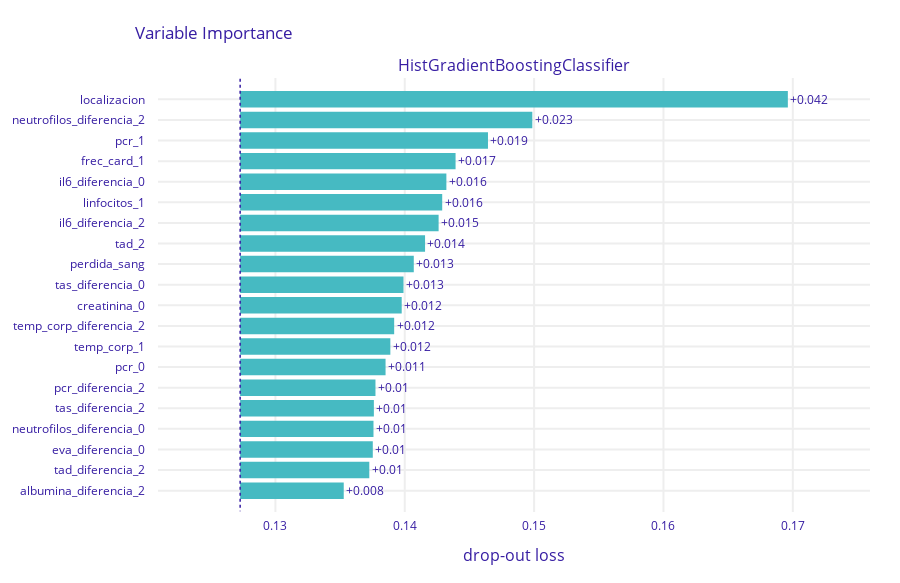

Notebook code cell kept with this figure:
### Code cell
import dalex as dx

exp = dx.Explainer(modelo_hgb, X, y)
vi = exp.model_parts()
vi.plot(max_vars=20)
#select the 10 most important variables from the explainer
imps = vi.result['variable'][-20:-1].tolist()

### Figure 1 — Plotly figure (JSON) as saved in the notebook; plotly's stock layout.template omitted (floating-point values rounded to 4 significant figures)
{"data": [{"base": 0.1273, "hoverinfo": "text", "hoverlabel": {"bgcolor": "rgba(0,0,0,0.8)"}, "hovertext": ["Model: HistGradientBoostingClassifier loss after<br>variable: localizacion is permuted: 0.17<br>Drop-out loss change: +0.042", "Model: HistGradientBoostingClassifier loss after<br>variable: neutrofilos_diferencia_2 is permuted: 0.15<br>Drop-out loss change: +0.023", "Model: HistGradientBoostingClassifier loss after<br>variable: pcr_1 is permuted: 0.146<br>Drop-out loss change: +0.019", "Model: HistGradientBoostingClassifier loss after<br>variable: frec_card_1 is permuted: 0.144<br>Drop-out loss change: +0.017", "Model: HistGradientBoostingClassifier loss after<br>variable: il6_diferencia_0 is permuted: 0.143<br>Drop-out loss change: +0.016", "Model: HistGradientBoostingClassifier loss after<br>variable: linfocitos_1 is permuted: 0.143<br>Drop-out loss change: +0.016", "Model: HistGradientBoostingClassifier loss after<br>variable: il6_diferencia_2 is permuted: 0.143<br>Drop-out loss change: +0.015", "Model: HistGradientBoostingClassifier loss after<br>variable: tad_2 is permuted: 0.142<br>Drop-out loss change: +0.014", "Model: HistGradientBoostingClassifier loss after<br>variable: perdida_sang is permuted: 0.141<br>Drop-out loss change: +0.013", "Model: HistGradientBoostingClassifier loss after<br>variable: tas_diferencia_0 is permuted: 0.14<br>Drop-out loss change: +0.013", "Model: HistGradientBoostingClassifier loss after<br>variable: creatinina_0 is permuted: 0.14<br>Drop-out loss change: +0.012", "Model: HistGradientBoostingClassifier loss after<br>variable: temp_corp_diferencia_2 is permuted: 0.139<br>Drop-out loss change: +0.012", "Model: HistGradientBoostingClassifier loss after<br>variable: temp_corp_1 is permuted: 0.139<br>Drop-out loss change: +0.012", "Model: HistGradientBoostingClassifier loss after<br>variable: pcr_0 is permuted: 0.139<br>Drop-out loss change: +0.011", "Model: HistGradientBoostingClassifier loss after<br>variable: pcr_diferencia_2 is permuted: 0.138<br>Drop-out loss change: +0.01", "Model: HistGradientBoostingClassifier loss after<br>variable: tas_diferencia_2 is permuted: 0.138<br>Drop-out loss change: +0.01", "Model: HistGradientBoostingClassifier loss after<br>variable: neutrofilos_diferencia_0 is permuted: 0.138<br>Drop-out loss change: +0.01", "Model: HistGradientBoostingClassifier loss after<br>variable: eva_diferencia_0 is permuted: 0.138<br>Drop-out loss change: +0.01", "Model: HistGradientBoostingClassifier loss after<br>variable: tad_diferencia_2 is permuted: 0.137<br>Drop-out loss change: +0.01", "Model: HistGradientBoostingClassifier loss after<br>variable: albumina_diferencia_2 is permuted: 0.135<br>Drop-out loss change: +0.008"], "marker": {"color": "#46bac2"}, "orientation": "h", "showlegend": false, "text": ["+0.042", "+0.023", "+0.019", "+0.017", "+0.016", "+0.016", "+0.015", "+0.014", "+0.013", "+0.013", "+0.012", "+0.012", "+0.012", "+0.011", "+0.01", "+0.01", "+0.01", "+0.01", "+0.01", "+0.008"], "textposition": "outside", "type": "bar", "x": [0.04234, 0.02259, 0.01916, 0.01666, 0.01594, 0.01562, 0.01534, 0.0143, 0.01342, 0.01263, 0.01249, 0.01191, 0.01161, 0.01124, 0.01046, 0.01034, 0.01031, 0.01025, 0.009985, 0.008009], "xaxis": "x", "y": ["localizacion", "neutrofilos_diferencia_2", "pcr_1", "frec_card_1", "il6_diferencia_0", "linfocitos_1", "il6_diferencia_2", "tad_2", "perdida_sang", "tas_diferencia_0", "creatinina_0", "temp_corp_diferencia_2", "temp_corp_1", "pcr_0", "pcr_diferencia_2", "tas_diferencia_2", "neutrofilos_diferencia_0", "eva_diferencia_0", "tad_diferencia_2", "albumina_diferencia_2"], "yaxis": "y"}], "layout": {"annotations": [{"font": {"size": 16}, "showarrow": false, "text": "HistGradientBoostingClassifier", "x": 0.5, "xanchor": "center", "xref": "paper", "y": 1, "yanchor": "bottom", "yref": "paper"}, {"font": {"size": 16}, "showarrow": false, "text": "drop-out loss", "x": 0.5, "xanchor": "center", "xref": "paper", "y": 0, "yanchor": "top", "yref": "paper", "yshift": -30}], "font": {"color": "#371ea3"}, "height": 583, "margin": {"b": 71, "r": 30, "t": 78}, "shapes": [{"line": {"color": "#371ea3", "dash": "dot", "width": 1.5}, "type": "line", "x0": 0.1273, "x1": 0.1273, "xref": "x", "y0": -1, "y1": 20, "yref": "y"}], "title": {"text": "Variable Importance", "x": 0.15}, "xaxis": {"anchor": "y", "automargin": true, "domain": [0, 1], "fixedrange": true, "gridwidth": 2, "range": [0.1209, 0.176], "tickcolor": "white", "ticklen": 3, "ticks": "outside", "type": "linear", "zeroline": false}, "yaxis": {"anchor": "x", "automargin": true, "autorange": "reversed", "domain": [0, 1], "fixedrange": true, "gridwidth": 2, "tickcolor": "white", "ticklen": 10, "ticks": "outside", "type": "category"}}}
